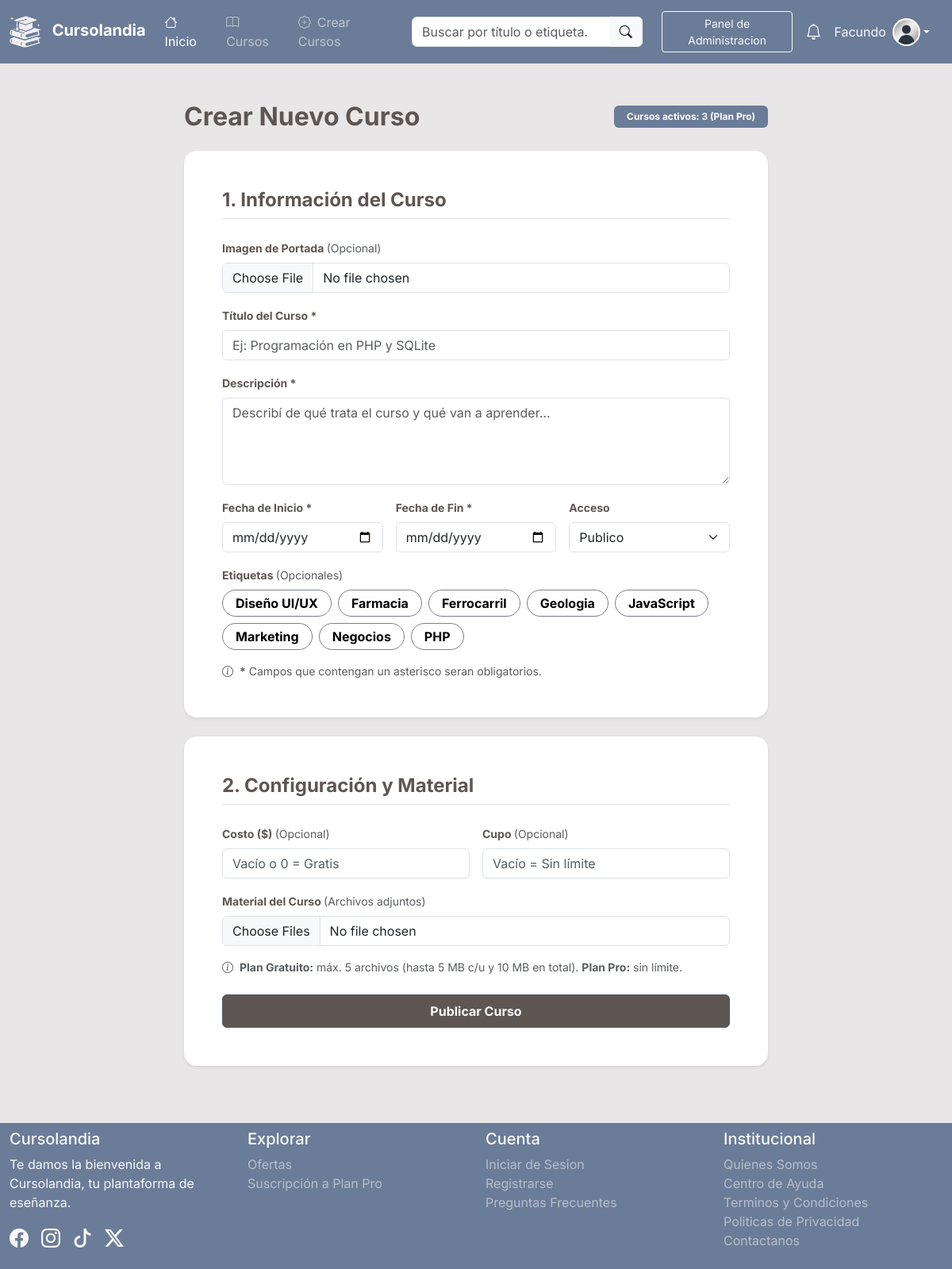
/Interfaz/Cursos/crear_c.php (signed in), run on the app's committed database.
### tables this page shows
CREATE TABLE Etiquetas (
    E_ID INT AUTO_INCREMENT NOT NULL PRIMARY KEY,
    E_Nombre VARCHAR(50) NOT NULL UNIQUE
);

### Persistencia/Consultas/UsuarioBD.php (called while the page is built, shortened)
<?php
    class UsuarioBD {
        public function cantidad_cursos ($id_u) {
            $cant_c = array();
            $qry = "
                SELECT *
                FROM Cursos
                WHERE U_ID_Crea = '$id_u'
            ";
            include RUTA_BASE . "/Persistencia/conexion.php";
            $result = mysqli_query($conexion,$qry);
            while ($fila = mysqli_fetch_array($result)) {
                $cant_c[] = $fila;
            }
            return $cant_c;
        }
    }
?>

### Persistencia/Consultas/EtiquetaBD.php (called while the page is built, shortened)
<?php
    require_once RUTA_BASE . "/Logica/Etiqueta.php";
    class EtiquetaBD {
        public function listar_etiquetas () {
            $lista_e = array();
            include RUTA_BASE . "/Persistencia/conexion.php";
            $qry = "SELECT * FROM Etiquetas";
            $result = mysqli_query($conexion,$qry);
            while ($fila = mysqli_fetch_array($result)) {
                $e = new Etiqueta ($fila[1],$fila[0]);
                $lista_e[] = $e;
            }
            return $lista_e;
        }
    }
?>

### Logica/Etiqueta.php (called while the page is built, shortened)
<?php
    class Etiqueta {
        public function __construct ($nombre, $id = null) {
            $this -> nombre = $nombre;
            $this -> id = $id;
        }
        public function __get ($var) {
            return $this -> $var;
        }
    }
?>

### Interfaz/Cursos/crear_c.php (the view, shortened to what this page needs)
<?php
    include RUTA_BASE . '/Interfaz/Incluidos/cabecera.php';
    require_once RUTA_BASE . "/Logica/Etiqueta.php";
    require_once RUTA_BASE . "/Persistencia/Consultas/EtiquetaBD.php";
    require_once RUTA_BASE . "/Persistencia/Consultas/CursoBD.php";
    require_once RUTA_BASE . "/Persistencia/Consultas/UsuarioBD.php";
    $ebdd = new EtiquetaBD();
    $ubdd = new UsuarioBD();
    $list = $ebdd -> listar_etiquetas();
    $cant_curs = $ubdd -> cantidad_cursos($_SESSION['id_usuario']);
?>
<main>
    <section class="container py-5">
        <div class="row justify-content-center">
            <div class="col-12 col-lg-8">
                <div class="d-flex flex-column flex-sm-row justify-content-between align-items-sm-center mb-4 gap-2">
                    <h2 class="fw-bold mi-color-text mb-0">Crear Nuevo Curso</h2>
                    <span class="badge mi-bg-grisazulado px-3 py-2 align-self-start align-self-sm-center">
                        <?php if ($_SESSION['plan_usuario'] == 'Gratuito'): ?>
                        Cursos activos: <?php echo count($cant_curs); ?> / 3 (Plan Gratuito)
                        <?php else: ?>
                        Cursos activos: <?php echo count($cant_curs); ?> (Plan Pro)
                        <?php endif; ?>
                    </span>
                </div>
                <form action="" method="POST" name="fcrearcurso" enctype="multipart/form-data" class="needs-validation" novalidate>
                    <div class="card border-0 shadow-sm rounded-4 p-4 p-md-5 mb-4">
                        <h4 class="fw-bold mi-color-text mb-4 border-bottom pb-2">1. Información del Curso</h4>
                        <div class="row g-3">
                            <div class="col-12">
                                <label for="img" class="form-label fw-bold small mi-color-text">
                                    Imagen de Portada
                                    <span class="text-muted fw-normal">(Opcional)</span>
                                </label>
                                <input type="file" class="form-control" id="img" name="img" accept="image/*">
                            </div>
                            <div class="col-12">
                                <label for="titulo" class="form-label fw-bold small mi-color-text">Título del Curso *</label>
                                <input type="text" class="form-control" id="titulo" name="titulo" placeholder="Ej: Programación en PHP y SQLite" required>
                            </div>
                            <div class="col-12">
                                <label for="descripcion" class="form-label fw-bold small mi-color-text">Descripción *</label>
                                <textarea class="form-control" id="descripcion" name="descripcion" rows="4" placeholder="Describí de qué trata el curso y qué van a aprender..." required></textarea>
                            </div>
                            <div class="col-12 col-md-4">
                                <label for="fecha_inicio" class="form-label fw-bold small mi-color-text">Fecha de Inicio *</label>
                                <input type="date" class="form-control" id="fecha_inicio" name="fecha_inicio" required>
                            </div>
                            <div class="col-12 col-md-4">
                                <label for="fecha_fin" class="form-label fw-bold small mi-color-text">Fecha de Fin *</label>
                                <input type="date" class="form-control" id="fecha_fin" name="fecha_fin" required>
                            </div>
                            <div class="col-12 col-md-4">
                                <label for="sacceso" class="form-label fw-bold small mi-color-text">Acceso</label>
                                <select name="sacceso" id="sacceso" class="form-select">
                                    <option value="publico">Publico</option>
                                </select>
                            </div>
                            <div class="col-12">
                                <label for='etiquetas' class='form-label fw-bold small mi-color-text'>
                                    Etiquetas
                                    <span class='text-muted fw-normal'>(Opcionales)</span>
                                </label>
                                <div class='d-flex flex-wrap gap-2'>
                                    <?php
                                        foreach ($list as $e) {
                                            echo "
                                            <input type='checkbox' class='btn-check' name='etiquetas[]' id='{$e -> id}' value='{$e -> id}' autocomplete='off'>
                                            <label class='btn mis-btnes-sinbg rounded-pill px-3 py-1 small fw-bold' for='{$e -> id}'>
                                                {$e -> nombre}
                                            </label>
                                            ";
                                        }
                                    ?>
                                </div>
                            </div>
                            <div class="form-text small mt-3">
                                    <i class="bi bi-info-circle me-1"></i>
                                    <strong>*</strong> Campos que contengan un asterisco seran obligatorios.
                                </div>
                        </div>
                    </div>
                    <div class="card border-0 shadow-sm rounded-4 p-4 p-md-5 mb-4">
                        <h4 class="fw-bold mi-color-text mb-4 border-bottom pb-2">2. Configuración y Material</h4>
                        <div class="row g-3">
                            <div class="col-12 col-md-6">
                                <label for="costo" class="form-label fw-bold small mi-color-text">
                                    Costo ($)
                                    <span class="text-muted fw-normal">(Opcional)</span>
                                </label>
                                <input type="number" min="0" step="0.01" class="form-control" id="costo" name="costo" placeholder="Vacío o 0 = Gratis">
                            </div>
                            <div class="col-12 col-md-6">
                                <label for="cupos" class="form-label fw-bold small mi-color-text">
                                    Cupo <span class="text-muted fw-normal">(Opcional)</span>
                                </label>
                                <input type="number" min="1" class="form-control" id="cupos" name="cupos" placeholder="Vacío = Sin límite">
                            </div>
                            <div class="col-12 mt-3">
                                <label for="materiales" class="form-label fw-bold small mi-color-text">
                                    Material del Curso <span class="text-muted fw-normal">(Archivos adjuntos)</span>
                                </label>
                                <input type="file" class="form-control" id="materiales" name="materiales[]" multiple>
                                <div class="form-text small mt-3">
                                    <i class="bi bi-info-circle me-1"></i>
                                    <strong>Plan Gratuito:</strong> máx. 5 archivos (hasta 5 MB c/u y 10 MB en total). <strong>Plan Pro:</strong> sin límite.
                                </div>
                            </div>
                            <div class="col-12 mt-4">
                                <button type="submit" name="publicar" value="1" class="btn mis-bgs-btns text-light w-100 py-2 fw-bold">
                                    Publicar Curso
                                </button>
                            </div>
                        </div>
                    </div>
                </form>
            </div>
        </div>
    </section>
</main>
<?php include RUTA_BASE . '/Interfaz/Incluidos/pie.php';?>

### Interfaz/Activos/curstyles.css (style rules this page uses)
body { background-color: #E9E6E7; font-family: 'Inter', sans-serif; }
.mi-bg-grisazulado { background-color: #6B7C98; }
.mis-bgs-btns { background-color: #5E5653; border-color: #4c586b; color: #E9E6E7; }
.mi-color-text { color: #5E5653; }
.mis-btnes-sinbg { background-color: transparent !important; border: 1px solid #7B7F8A !important; color: #000000 !important; }

### data on the page
etiquetas: E_Nombre "Diseño UI/UX"
etiquetas: E_Nombre "Farmacia"
etiquetas: E_Nombre "Ferrocarril"
etiquetas: E_Nombre "Geologia"
etiquetas: E_Nombre "JavaScript"
etiquetas: E_Nombre "Marketing"
etiquetas: E_Nombre "Negocios"
etiquetas: E_Nombre "PHP"

### other printed values
$_SESSION["nombre_usuario"] "Facundo"
count($cant_curs) "3"
